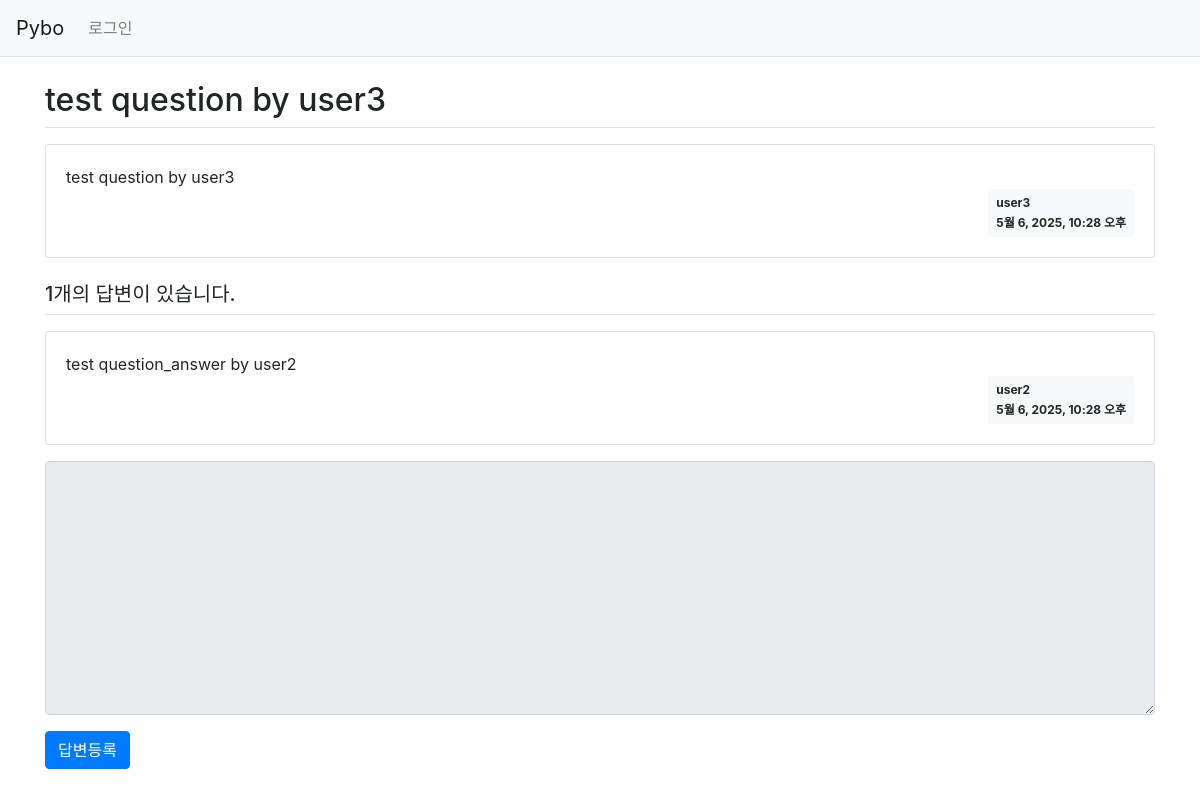
Screenshot of /pybo/17/ with the database file from the repository.
### pybo/models.py (models this page shows, shortened)
class Question(models.Model):
    author = models.ForeignKey(User, on_delete=models.CASCADE)
    subject = models.CharField(max_length=200)
    content = models.TextField()
    create_date = models.DateTimeField()
    modify_date = models.DateTimeField(null=True, blank=True)

class Answer(models.Model):
    author = models.ForeignKey(User, on_delete=models.CASCADE)
    question = models.ForeignKey(Question, on_delete=models.CASCADE)
    content = models.TextField()
    create_date = models.DateTimeField()
    modify_date = models.DateTimeField(null=True, blank=True)

### pybo/views.py (the view)
# urls.py: path('<int:question_id>/', views.detail, name='detail'),
def detail(request, question_id):
    question = QuestionService.get_question_by_id(question_id)
    return render(request, 'pybo/question_detail.html', {'question': question})

### pybo/services/question_service.py (called while the page is built)
    @staticmethod
    def get_question_by_id(question_id):
        return get_object_or_404(Question, pk=question_id)

### templates/pybo/question_detail.html (shortened to what this page needs)
{% extends 'base.html' %}
{% block content %}
<div class="container my-3">
    <h2 class="border-bottom py-2">{{ question.subject }}</h2>
    <div class="card my-3">
        <div class="card-body">
            <div class="card-text" style="white-space: pre-line;">{{ question.content }}</div>
            <div class="d-flex justify-content-end">
                <div class="badge badge-light p-2 text-left">
                    <div class="mb-2">{{ question.author.username }}</div>
                    <div>{{ question.create_date }}</div>
                </div>
            </div>
        </div>
    </div>
    <h5 class="border-bottom my-3 py-2">{{question.answer_set.count}}개의 답변이 있습니다.</h5>
    {% for answer in question.answer_set.all %}
    <div class="card my-3">
        <div class="card-body">
            <div class="card-text" style="white-space: pre-line;">{{ answer.content }}</div>
            <div class="d-flex justify-content-end">
                <div class="badge badge-light p-2 text-left">
                    <div class="mb-2">{{ answer.author.username }}</div>
                    <div>{{ answer.create_date }}</div>
                </div>
            </div>
            </div>
    </div>
    {% endfor %}
    <form action="{% url 'pybo:answer_create' question.id %}" method="post" class="my-3">
        <div class="form-group">
            <textarea {% if not user.is_authenticated %}disabled{% endif %}
              name="content" id="content" class="form-control" rows="10"></textarea>
        </div>
        <input type="submit" value="답변등록" class="btn btn-primary">
    </form>
</div>
{% endblock %}

### rows the page displays
Question: subject "test question by user3", content "test question by user3", author.username "user3", create_date "5월 6, 2025, 10:28 오후", answer_set.count "1"
Answer: content "test question_answer by user2", author.username "user2", create_date "5월 6, 2025, 10:28 오후"
